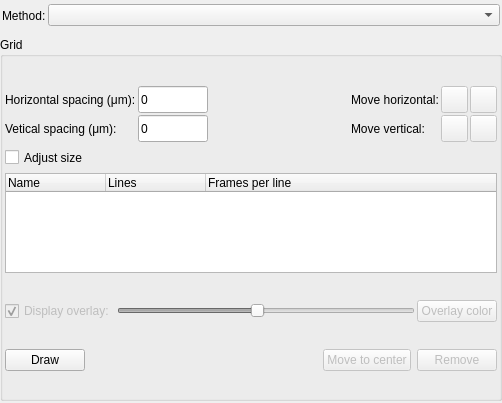
<?xml version="1.0" encoding="UTF-8"?>
<ui version="4.0">
 <class>AdvancedMethodsWidgetLayout</class>
 <widget class="QWidget" name="AdvancedMethodsWidgetLayout">
  <property name="geometry">
   <rect>
    <x>0</x>
    <y>0</y>
    <width>502</width>
    <height>403</height>
   </rect>
  </property>
  <property name="sizePolicy">
   <sizepolicy hsizetype="Minimum" vsizetype="Minimum">
    <horstretch>0</horstretch>
    <verstretch>0</verstretch>
   </sizepolicy>
  </property>
  <property name="maximumSize">
   <size>
    <width>32767</width>
    <height>32767</height>
   </size>
  </property>
  <property name="windowTitle">
   <string>Advanced methods</string>
  </property>
  <layout class="QVBoxLayout">
   <property name="spacing">
    <number>0</number>
   </property>
   <property name="margin">
    <number>0</number>
   </property>
   <item>
    <layout class="QHBoxLayout" name="main_layout">
     <property name="spacing">
      <number>2</number>
     </property>
     <property name="margin">
      <number>0</number>
     </property>
     <item>
      <layout class="QVBoxLayout" name="main_vlayout">
       <property name="spacing">
        <number>6</number>
       </property>
       <property name="leftMargin">
        <number>0</number>
       </property>
       <property name="topMargin">
        <number>0</number>
       </property>
       <property name="rightMargin">
        <number>0</number>
       </property>
       <property name="bottomMargin">
        <number>2</number>
       </property>
       <item>
        <layout class="QHBoxLayout" name="horizontalLayout">
         <property name="spacing">
          <number>2</number>
         </property>
         <property name="margin">
          <number>2</number>
         </property>
         <item>
          <widget class="QLabel" name="method_type_label">
           <property name="minimumSize">
            <size>
             <width>0</width>
             <height>27</height>
            </size>
           </property>
           <property name="text">
            <string>Method:</string>
           </property>
           <property name="wordWrap">
            <bool>false</bool>
           </property>
          </widget>
         </item>
         <item>
          <widget class="QComboBox" name="method_combo">
           <property name="sizePolicy">
            <sizepolicy hsizetype="Expanding" vsizetype="Fixed">
             <horstretch>0</horstretch>
             <verstretch>0</verstretch>
            </sizepolicy>
           </property>
           <property name="minimumSize">
            <size>
             <width>270</width>
             <height>0</height>
            </size>
           </property>
           <property name="maximumSize">
            <size>
             <width>32767</width>
             <height>16777215</height>
            </size>
           </property>
          </widget>
         </item>
        </layout>
       </item>
       <item>
        <widget class="QGroupBox" name="grid_gbox">
         <property name="title">
          <string>Grid</string>
         </property>
         <layout class="QGridLayout" name="gridLayout">
          <property name="leftMargin">
           <number>2</number>
          </property>
          <property name="topMargin">
           <number>4</number>
          </property>
          <property name="rightMargin">
           <number>2</number>
          </property>
          <property name="bottomMargin">
           <number>2</number>
          </property>
          <property name="spacing">
           <number>2</number>
          </property>
          <item row="6" column="0">
           <layout class="QHBoxLayout" name="buttons_hlayout">
            <property name="leftMargin">
             <number>0</number>
            </property>
            <property name="topMargin">
             <number>0</number>
            </property>
            <item>
             <widget class="QPushButton" name="draw_grid_button">
              <property name="text">
               <string>Draw</string>
              </property>
              <property name="icon">
               <iconset>
                <normaloff>../../../Icons/Grid.png</normaloff>../../../Icons/Grid.png</iconset>
              </property>
             </widget>
            </item>
            <item>
             <spacer name="horizontalSpacer_2">
              <property name="orientation">
               <enum>Qt::Horizontal</enum>
              </property>
              <property name="sizeHint" stdset="0">
               <size>
                <width>40</width>
                <height>20</height>
               </size>
              </property>
             </spacer>
            </item>
            <item>
             <widget class="QPushButton" name="move_to_grid_button">
              <property name="enabled">
               <bool>false</bool>
              </property>
              <property name="sizePolicy">
               <sizepolicy hsizetype="Fixed" vsizetype="Fixed">
                <horstretch>0</horstretch>
                <verstretch>0</verstretch>
               </sizepolicy>
              </property>
              <property name="minimumSize">
               <size>
                <width>0</width>
                <height>0</height>
               </size>
              </property>
              <property name="maximumSize">
               <size>
                <width>16777215</width>
                <height>16777215</height>
               </size>
              </property>
              <property name="text">
               <string>Move to center</string>
              </property>
             </widget>
            </item>
            <item>
             <widget class="QPushButton" name="remove_grid_button">
              <property name="enabled">
               <bool>false</bool>
              </property>
              <property name="text">
               <string>Remove</string>
              </property>
             </widget>
            </item>
           </layout>
          </item>
          <item row="5" column="0">
           <layout class="QHBoxLayout" name="horizontalLayout_2">
            <property name="spacing">
             <number>2</number>
            </property>
            <property name="leftMargin">
             <number>0</number>
            </property>
            <property name="topMargin">
             <number>0</number>
            </property>
            <item>
             <widget class="QCheckBox" name="overlay_cbox">
              <property name="enabled">
               <bool>false</bool>
              </property>
              <property name="sizePolicy">
               <sizepolicy hsizetype="Preferred" vsizetype="Preferred">
                <horstretch>0</horstretch>
                <verstretch>0</verstretch>
               </sizepolicy>
              </property>
              <property name="maximumSize">
               <size>
                <width>130</width>
                <height>16777215</height>
               </size>
              </property>
              <property name="text">
               <string>Display overlay:</string>
              </property>
              <property name="checked">
               <bool>true</bool>
              </property>
             </widget>
            </item>
            <item>
             <widget class="QSlider" name="overlay_slider">
              <property name="enabled">
               <bool>false</bool>
              </property>
              <property name="maximum">
               <number>255</number>
              </property>
              <property name="value">
               <number>120</number>
              </property>
              <property name="orientation">
               <enum>Qt::Horizontal</enum>
              </property>
             </widget>
            </item>
            <item>
             <widget class="QPushButton" name="overlay_color_button">
              <property name="enabled">
               <bool>false</bool>
              </property>
              <property name="text">
               <string>Overlay color</string>
              </property>
             </widget>
            </item>
           </layout>
          </item>
          <item row="0" column="0">
           <layout class="QGridLayout" name="gridLayout_2">
            <property name="leftMargin">
             <number>0</number>
            </property>
            <property name="topMargin">
             <number>0</number>
            </property>
            <property name="spacing">
             <number>2</number>
            </property>
            <item row="0" column="0">
             <widget class="QLabel" name="hor_spacing_label">
              <property name="minimumSize">
               <size>
                <width>0</width>
                <height>27</height>
               </size>
              </property>
              <property name="maximumSize">
               <size>
                <width>180</width>
                <height>27</height>
               </size>
              </property>
              <property name="text">
               <string>Horizontal spacing (μm):</string>
              </property>
             </widget>
            </item>
            <item row="1" column="0">
             <widget class="QLabel" name="ver_spacing_label_2">
              <property name="minimumSize">
               <size>
                <width>0</width>
                <height>26</height>
               </size>
              </property>
              <property name="maximumSize">
               <size>
                <width>180</width>
                <height>27</height>
               </size>
              </property>
              <property name="text">
               <string>Vetical spacing (μm):</string>
              </property>
             </widget>
            </item>
            <item row="1" column="2">
             <spacer name="horizontalSpacer_3">
              <property name="orientation">
               <enum>Qt::Horizontal</enum>
              </property>
              <property name="sizeHint" stdset="0">
               <size>
                <width>40</width>
                <height>20</height>
               </size>
              </property>
             </spacer>
            </item>
            <item row="0" column="2">
             <spacer name="horizontalSpacer">
              <property name="orientation">
               <enum>Qt::Horizontal</enum>
              </property>
              <property name="sizeHint" stdset="0">
               <size>
                <width>40</width>
                <height>20</height>
               </size>
              </property>
             </spacer>
            </item>
            <item row="0" column="5">
             <widget class="QPushButton" name="move_right_button">
              <property name="enabled">
               <bool>false</bool>
              </property>
              <property name="maximumSize">
               <size>
                <width>27</width>
                <height>27</height>
               </size>
              </property>
              <property name="text">
               <string/>
              </property>
              <property name="icon">
               <iconset>
                <normaloff>../../../Icons/Right2.png</normaloff>../../../Icons/Right2.png</iconset>
              </property>
             </widget>
            </item>
            <item row="0" column="1">
             <widget class="QLineEdit" name="hor_spacing_ledit">
              <property name="minimumSize">
               <size>
                <width>0</width>
                <height>27</height>
               </size>
              </property>
              <property name="maximumSize">
               <size>
                <width>70</width>
                <height>27</height>
               </size>
              </property>
              <property name="text">
               <string>0</string>
              </property>
             </widget>
            </item>
            <item row="1" column="3">
             <widget class="QLabel" name="move_ver_label">
              <property name="text">
               <string>Move vertical:</string>
              </property>
             </widget>
            </item>
            <item row="1" column="1">
             <widget class="QLineEdit" name="ver_spacing_ledit">
              <property name="minimumSize">
               <size>
                <width>0</width>
                <height>27</height>
               </size>
              </property>
              <property name="maximumSize">
               <size>
                <width>70</width>
                <height>27</height>
               </size>
              </property>
              <property name="text">
               <string>0</string>
              </property>
             </widget>
            </item>
            <item row="0" column="3">
             <widget class="QLabel" name="move_hor_label">
              <property name="text">
               <string>Move horizontal:</string>
              </property>
             </widget>
            </item>
            <item row="3" column="0">
             <widget class="QCheckBox" name="adjust_size_cbox">
              <property name="minimumSize">
               <size>
                <width>0</width>
                <height>27</height>
               </size>
              </property>
              <property name="maximumSize">
               <size>
                <width>16777215</width>
                <height>27</height>
               </size>
              </property>
              <property name="text">
               <string>Adjust size</string>
              </property>
              <property name="checked">
               <bool>false</bool>
              </property>
             </widget>
            </item>
            <item row="1" column="4">
             <widget class="QPushButton" name="move_up_button">
              <property name="enabled">
               <bool>false</bool>
              </property>
              <property name="maximumSize">
               <size>
                <width>27</width>
                <height>27</height>
               </size>
              </property>
              <property name="text">
               <string/>
              </property>
              <property name="icon">
               <iconset>
                <normaloff>../../../Icons/Up2.png</normaloff>../../../Icons/Up2.png</iconset>
              </property>
             </widget>
            </item>
            <item row="1" column="5">
             <widget class="QPushButton" name="move_down_button">
              <property name="enabled">
               <bool>false</bool>
              </property>
              <property name="maximumSize">
               <size>
                <width>27</width>
                <height>27</height>
               </size>
              </property>
              <property name="text">
               <string/>
              </property>
              <property name="icon">
               <iconset>
                <normaloff>../../../Icons/Down2.png</normaloff>../../../Icons/Down2.png</iconset>
              </property>
             </widget>
            </item>
            <item row="0" column="4">
             <widget class="QPushButton" name="move_left_button">
              <property name="enabled">
               <bool>false</bool>
              </property>
              <property name="maximumSize">
               <size>
                <width>27</width>
                <height>27</height>
               </size>
              </property>
              <property name="text">
               <string/>
              </property>
              <property name="icon">
               <iconset>
                <normaloff>../../../Icons/Left2.png</normaloff>../../../Icons/Left2.png</iconset>
              </property>
             </widget>
            </item>
            <item row="5" column="0" colspan="6">
             <widget class="QTreeWidget" name="grid_treewidget">
              <property name="maximumSize">
               <size>
                <width>16777215</width>
                <height>100</height>
               </size>
              </property>
              <property name="font">
               <font>
                <pointsize>9</pointsize>
                <weight>50</weight>
                <italic>false</italic>
                <bold>false</bold>
               </font>
              </property>
              <property name="rootIsDecorated">
               <bool>false</bool>
              </property>
              <column>
               <property name="text">
                <string>Name</string>
               </property>
              </column>
              <column>
               <property name="text">
                <string>Lines</string>
               </property>
              </column>
              <column>
               <property name="text">
                <string>Frames per line</string>
               </property>
              </column>
             </widget>
            </item>
           </layout>
          </item>
         </layout>
        </widget>
       </item>
      </layout>
     </item>
    </layout>
   </item>
  </layout>
 </widget>
 <layoutdefault spacing="6" margin="11"/>
 <pixmapfunction>qPixmapFromMimeSource</pixmapfunction>
 <resources/>
 <connections>
  <connection>
   <sender>overlay_cbox</sender>
   <signal>toggled(bool)</signal>
   <receiver>overlay_slider</receiver>
   <slot>setEnabled(bool)</slot>
   <hints>
    <hint type="sourcelabel">
     <x>42</x>
     <y>295</y>
    </hint>
    <hint type="destinationlabel">
     <x>184</x>
     <y>299</y>
    </hint>
   </hints>
  </connection>
 </connections>
</ui>
